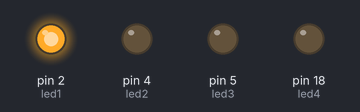
A sketch run on a simulated Arduino Uno, built with avr-gcc and run on an emulated ATmega328P. Parts: output pins drawn as LEDs (lit = HIGH).

Above: at 0.2 s.
At 1.2 s:
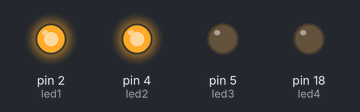
At 1.7 s:
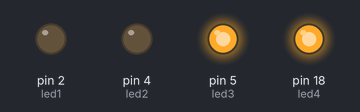
At 2.2 s:
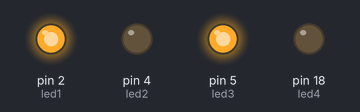
At 3.7 s:
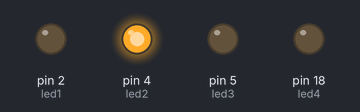
At 5.7 s:
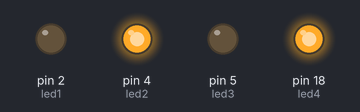
Timing chart, 0 to 6.9 s (numbered marks = the images above):
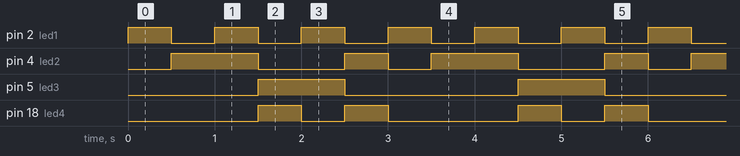

The sketch:

Aydin_SS1.ino
```cpp
//Aydin.SS1


const int led1 = 2;
const int led2 = 4;
const int led3 = 5;
const int led4 = 18;


int patternNumber = 0;
int patternDelay = 500;
bool isEvenPattern = true;

void setup() {

  pinMode(led1, OUTPUT);
  pinMode(led2, OUTPUT);
  pinMode(led3, OUTPUT);
  pinMode(led4, OUTPUT);
}

void loop() {

  isEvenPattern = (patternNumber % 2 == 0);

  // 6 LEDs
  if (patternNumber == 0) {
    digitalWrite(led1, HIGH);
    digitalWrite(led2, LOW);
    digitalWrite(led3, LOW);
    digitalWrite(led4, LOW);
  }
  else if (patternNumber == 1) {
    digitalWrite(led1, LOW);
    digitalWrite(led2, HIGH);
    digitalWrite(led3, LOW);
    digitalWrite(led4, LOW);
  }
  else if (patternNumber == 2) {
    digitalWrite(led1, HIGH);
    digitalWrite(led2, HIGH);
    digitalWrite(led3, LOW);
    digitalWrite(led4, LOW);
  }
  else if (patternNumber == 3) {
    digitalWrite(led1, LOW);
    digitalWrite(led2, LOW);
    digitalWrite(led3, HIGH);
    digitalWrite(led4, HIGH);
  }
  else if (isEvenPattern) {

    digitalWrite(led1, HIGH);
    digitalWrite(led2, LOW);
    digitalWrite(led3, HIGH);
    digitalWrite(led4, LOW);
  }
  else {

    digitalWrite(led1, LOW);
    digitalWrite(led2, HIGH);
    digitalWrite(led3, LOW);
    digitalWrite(led4, HIGH);
  }

  delay(patternDelay);

  patternNumber++;
  if (patternNumber > 5) {
    patternNumber = 0;
  }
}
```

Measured:
- by itself, pin 2 (led1): alternates HIGH for 0.50 s and LOW for 0.50 s
- by itself, pin 4 (led2): repeats every 3.0 s: LOW 1.0 s, HIGH 0.50 s, LOW 0.50 s, HIGH 1.0 s
- by itself, pin 5 (led3): alternates HIGH for 1.0 s and LOW for 2.0 s
- by itself, pin 18 (led4): repeats every 3.0 s: LOW 0.50 s, HIGH 0.50 s, LOW 1.5 s, HIGH 0.50 s
